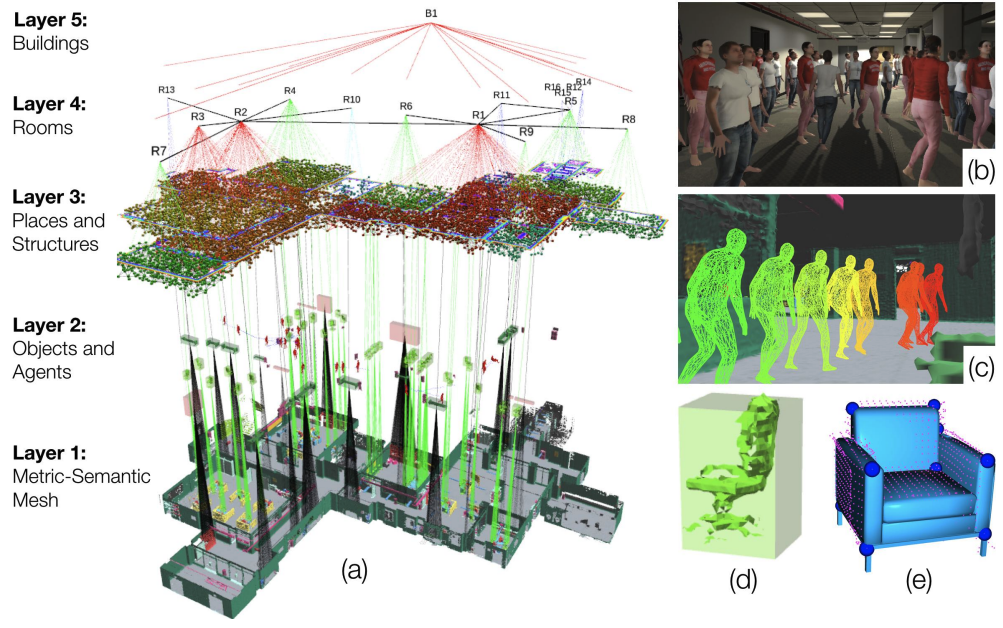
#> input picture images/3dsg.png, 1003 x 628 px; its folder holds 4 pictures in this run
$ python optimize_images.py ../images/3daffordancenet.webp
#> lines starting #> are read from the running program, lines starting #| are printed output that depends on the picture
#!/usr/bin/env python3
"""
Optimize teaser images for fast, lightweight web loading.

For every raster image in images/ (png/jpg/jpeg):
  * back up the original into the local (gitignored) archive/images-src/
  * downscale so the longest side is <= MAX_PX
  * re-encode as WebP (quality ~82), and remove the original png/jpg from
    the public images/ folder

WebP is ~60-75% smaller than PNG at equivalent quality and is supported by all
current browsers. After running this, run build_bundle.py so thumbnailUrl points
at the .webp files.

Requires Pillow (local dev only; NOT needed by the GitHub Actions build):
    python3 -m pip install Pillow

Usage:
    python scripts/optimize_images.py          # optimize all png/jpg in images/
    python scripts/optimize_images.py --check   # report what would change, no writes
"""

import os
import shutil
import sys

from PIL import Image

HERE = os.path.dirname(os.path.abspath(__file__))
REPO = os.path.dirname(HERE)
IMAGES = os.path.join(REPO, "images")
BACKUP = os.path.join(REPO, "archive", "images-src")

MAX_PX = 768
QUALITY = 82
SRC_EXTS = (".png", ".jpg", ".jpeg")


def optimize_one(path, check=False):
#> called with path = 'images/3dsg.png', check = False
    stem, ext = os.path.splitext(os.path.basename(path))
    out = os.path.join(IMAGES, stem + ".webp")
    with Image.open(path) as im:
#> im is the input picture: PIL image 1003x628 RGBA; mean R, G, B, A 188.5, 194.4, 185.2, 255
        w, h = im.size
#> w = 1003; h = 628
        scale = min(1.0, MAX_PX / max(w, h))
#> scale = 0.766
        new = (max(1, round(w * scale)), max(1, round(h * scale)))
#> new = (768, 481)
        before = os.path.getsize(path)
        if check:
            return (stem, before, None, (w, h), new)
        # backup original
        os.makedirs(BACKUP, exist_ok=True)
        shutil.copy2(path, os.path.join(BACKUP, os.path.basename(path)))
        im = im.convert("RGBA") if im.mode in ("P", "LA", "RGBA") else im.convert("RGB")
        if scale < 1.0:
            im = im.resize(new, Image.LANCZOS)
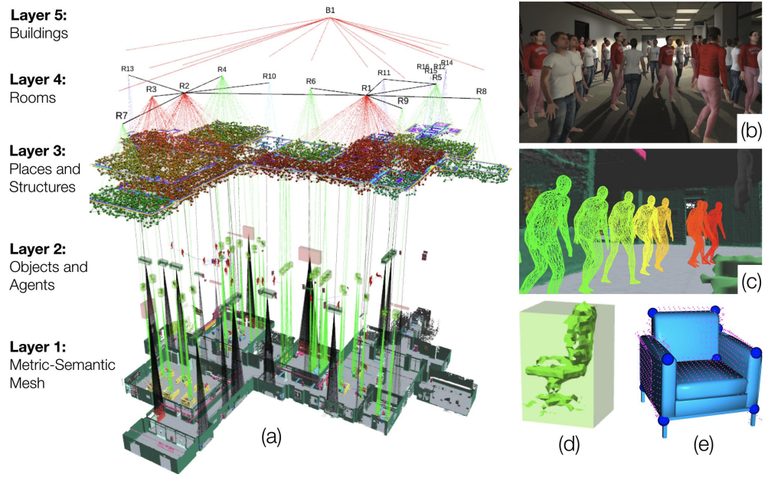
#> im: PIL image 768x481 RGBA; mean R, G, B, A 188.4, 194.2, 185.1, 255
        im.save(out, "WEBP", quality=QUALITY, method=6)
    after = os.path.getsize(out)
    # remove the original raster from the public folder (kept in archive backup)
    if os.path.abspath(path) != os.path.abspath(out):
        os.remove(path)
    return (stem, before, after, (w, h), new)


def main():
    check = "--check" in sys.argv
    files = sorted(
        os.path.join(IMAGES, f) for f in os.listdir(IMAGES)
        if f.lower().endswith(SRC_EXTS)
    )
    if not files:
        print("No png/jpg images to optimize (already WebP?).")
        return
    tot_before = tot_after = 0
    for path in files:
        stem, before, after, old, new = optimize_one(path, check)
#> stem = '3dsg'; before = 881008; after = 62764; old = (1003, 628); new = (768, 481)
        tot_before += before
#> tot_before = 881008
        if check:
            print(f"  {stem}: {before//1024}KB  {old} -> resize {new} + webp")
        else:
            tot_after += after
#> tot_after = 62764
            print(f"  {stem}: {before//1024}KB png -> {after//1024}KB webp  "
                  f"({old[0]}x{old[1]} -> {new[0]}x{new[1]})")
#|   3dsg: 860KB png -> 61KB webp  (1003x628 -> 768x481)
    if check:
        print(f"[check] {len(files)} images, {tot_before//1024}KB current")
    else:
        saved = tot_before - tot_after
#> saved = 1099089
        print(f"\n{len(files)} images: {tot_before//1024}KB -> {tot_after//1024}KB "
              f"(saved {saved//1024}KB, {100*saved//max(1,tot_before)}%). "
              f"Originals backed up in archive/images-src/.")
#| 2 images: 1161KB -> 88KB (saved 1073KB, 92%). Originals backed up in archive/images-src/.
        print("Next: python scripts/build_bundle.py  (re-points thumbnails to .webp)")


if __name__ == "__main__":
    main()
